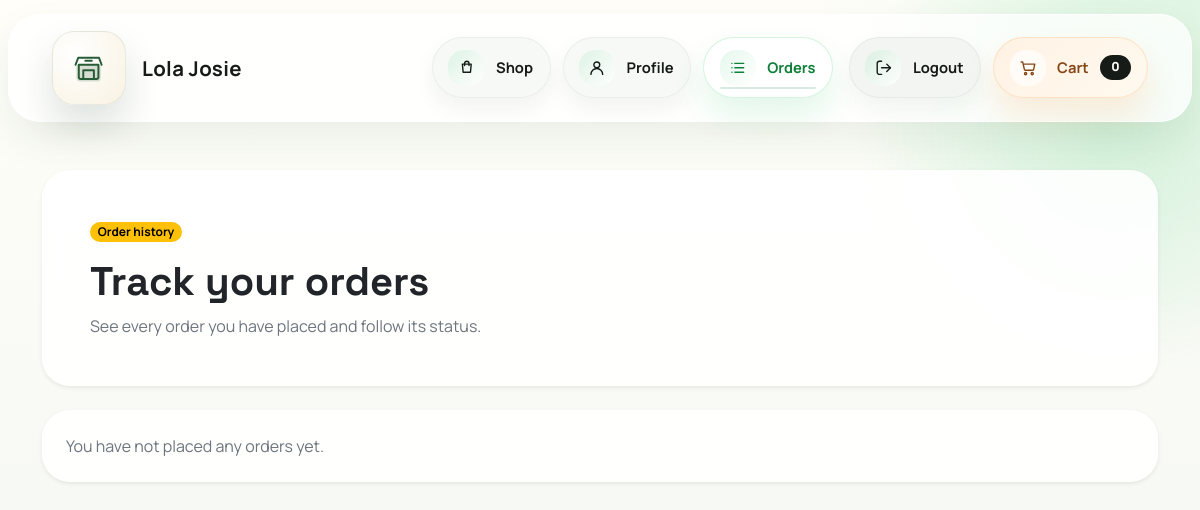
The page /orders/history/ (signed in) on the database as committed earlier.
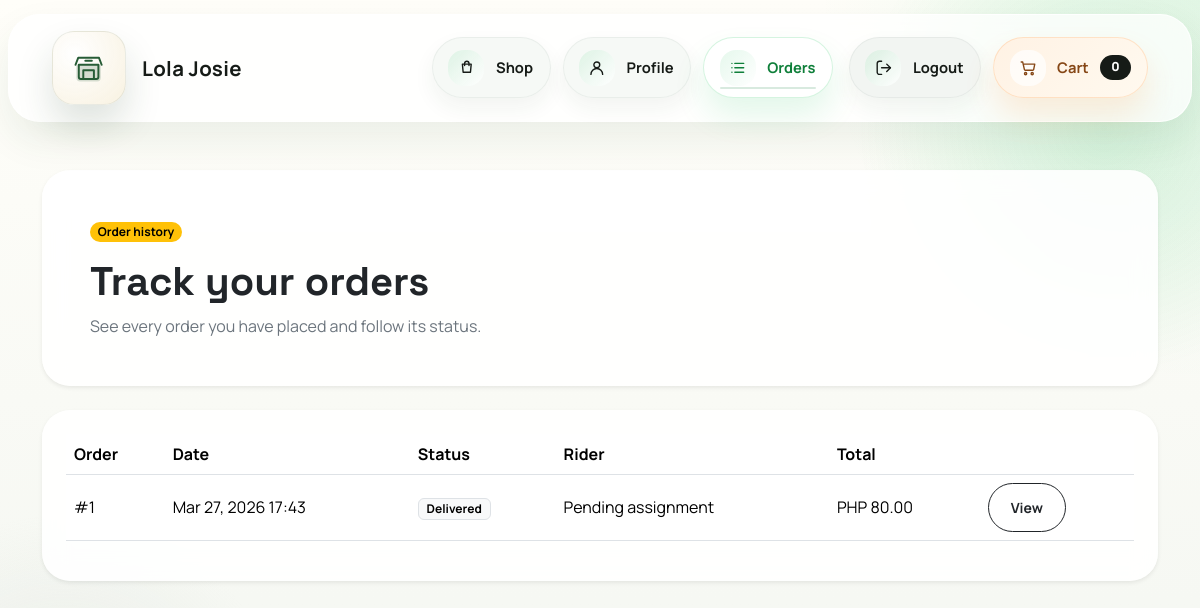
The same page on the database as committed later.
### orders/models.py (models this page shows, shortened)
class Order(models.Model):
    class Status(models.TextChoices):
        PENDING = "Pending", "Pending"
        PROCESSING = "Processing", "Processing"
        ASSIGNED = "Assigned", "Assigned"
        OUT_FOR_DELIVERY = "Out for Delivery", "Out for Delivery"
        SHIPPED = "Shipped", "Shipped"
        DELIVERED = "Delivered", "Delivered"
    class PaymentMethod(models.TextChoices):
        COD = "Cash on Delivery", "Cash on Delivery"
    user = models.ForeignKey(
        settings.AUTH_USER_MODEL,
        on_delete=models.CASCADE,
        related_name="orders",
    )
    assigned_rider = models.ForeignKey(
        settings.AUTH_USER_MODEL,
        on_delete=models.SET_NULL,
        related_name="assigned_orders",
        null=True,
        blank=True,
    )
    full_name = models.CharField(max_length=200)
    address = models.TextField()
    phone = models.CharField(max_length=20)
    payment_method = models.CharField(
        max_length=30,
        choices=PaymentMethod.choices,
        default=PaymentMethod.COD,
    )
    status = models.CharField(
        max_length=20,
        choices=Status.choices,
        default=Status.PENDING,
    )
    delivery_token = models.CharField(max_length=64, db_index=True, default=generate_delivery_token, editable=False)
    delivery_qr_generated_at = models.DateTimeField(default=timezone.now, editable=False)
    delivery_confirmed_at = models.DateTimeField(null=True, blank=True)
    delivery_scanned_by = models.ForeignKey(
        settings.AUTH_USER_MODEL,
        on_delete=models.SET_NULL,
        related_name="completed_delivery_scans",
        null=True,
        blank=True,
    )
    subtotal = models.DecimalField(max_digits=10, decimal_places=2, default=0)
    created_at = models.DateTimeField(auto_now_add=True)
    updated_at = models.DateTimeField(auto_now=True)
    class Meta:
        ordering = ["-created_at"]

### orders/views.py (the view)
# urls.py: path("history/", views.order_history, name="order_history"),
@login_required
def order_history(request):
    if is_admin_user(request.user):
        return redirect("admin_dashboard:index")
    if is_rider_user(request.user):
        return redirect("users:rider_dashboard")
    orders = (
        request.user.orders.select_related("assigned_rider", "delivery_scanned_by")
        .prefetch_related("items")
        .order_by("-created_at")
    )
    return render(request, "orders/order_history.html", {"orders": orders})

### cart/cart.py (called while the page is built)
    def __len__(self):
        return sum(self.cart.values())

### cart/context_processors.py (called while the page is built)
def cart_summary(request):
    return {"cart_item_count": len(Cart(request))}

### config/context_processors.py (called while the page is built)
def site_meta(request):
    return {
        "site_name": settings.SITE_NAME,
        "site_tagline": settings.SITE_TAGLINE,
    }

### users/admin_access.py (called while the page is built)
def is_admin_user(user):
    return user.is_authenticated and (user.is_staff or user.is_superuser)

def is_rider_user(user):
    if not user.is_authenticated or is_admin_user(user):
        return False
    profile = getattr(user, "profile", None)
    return bool(profile and profile.role == UserProfile.Role.RIDER)

### templates/orders/order_history.html (shortened to what this page needs)
{% extends "base.html" %}
{% block content %}
<section class="card border-0 shadow-sm hero-gradient mb-4">
    <div class="card-body p-4 p-lg-5">
        <span class="badge text-bg-warning rounded-pill mb-3">Order history</span>
        <h1 class="display-6 fw-bold mb-2">Track your orders</h1>
        <p class="text-secondary mb-0">See every order you have placed and follow its status.</p>
    </div>
</section>
<div class="card border-0 shadow-sm">
    <div class="card-body p-4">
        {% if orders %}
            <div class="d-none d-md-block table-responsive">
                <table class="table align-middle">
                    <thead>
                        <tr>
                            <th>Order</th>
                            <th>Date</th>
                            <th>Status</th>
                            <th>Rider</th>
                            <th>Total</th>
                            <th></th>
                        </tr>
                    </thead>
                    <tbody>
                        {% for order in orders %}
                            <tr>
                                <td>#{{ order.id }}</td>
                                <td>{{ order.created_at|date:"M d, Y H:i" }}</td>
                                <td><span class="badge text-bg-light border">{{ order.status }}</span></td>
                                <td>
                                    {% if order.assigned_rider %}
                                        {{ order.assigned_rider.get_full_name|default:order.assigned_rider.username }}
                                    {% else %}
                                        Pending assignment
                                    {% endif %}
                                </td>
                                <td>PHP {{ order.subtotal }}</td>
                                <td><a class="btn btn-sm btn-outline-dark" href="{% url 'orders:order_detail' order.id %}">View</a></td>
                            </tr>
                        {% endfor %}
                    </tbody>
                </table>
            </div>
        {% else %}
            <p class="text-secondary mb-0">You have not placed any orders yet.</p>
        {% endif %}
    </div>
</div>
{% endblock %}

Rows that differ between the two databases and show on the page:
added Order: id "1", created_at "Mar 27, 2026 17:43", status "Delivered", shows "Pending assignment", subtotal "80.00"
Other text that changed with them:
text no longer shown: "You have not placed any orders yet."
text now shown: "Order Date Status Rider Total"
